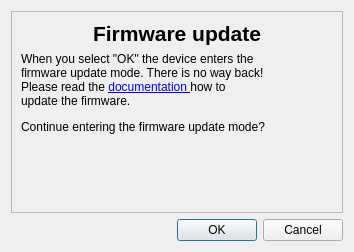
<?xml version="1.0" encoding="UTF-8"?>
<ui version="4.0">
 <class>UpdateDialog</class>
 <widget class="QDialog" name="UpdateDialog">
  <property name="geometry">
   <rect>
    <x>0</x>
    <y>0</y>
    <width>354</width>
    <height>252</height>
   </rect>
  </property>
  <property name="windowTitle">
   <string>Firmware update</string>
  </property>
  <property name="windowIcon">
   <iconset resource="resources.qrc">
    <normaloff>:/icons/icon_NK.svg</normaloff>:/icons/icon_NK.svg</iconset>
  </property>
  <layout class="QVBoxLayout" name="verticalLayout_2">
   <item>
    <widget class="QFrame" name="frame">
     <property name="sizePolicy">
      <sizepolicy hsizetype="MinimumExpanding" vsizetype="MinimumExpanding">
       <horstretch>0</horstretch>
       <verstretch>0</verstretch>
      </sizepolicy>
     </property>
     <property name="autoFillBackground">
      <bool>false</bool>
     </property>
     <property name="frameShape">
      <enum>QFrame::StyledPanel</enum>
     </property>
     <property name="frameShadow">
      <enum>QFrame::Sunken</enum>
     </property>
     <layout class="QVBoxLayout" name="verticalLayout">
      <item>
       <widget class="QLabel" name="label_2">
        <property name="font">
         <font>
          <pointsize>16</pointsize>
          <weight>75</weight>
          <bold>true</bold>
         </font>
        </property>
        <property name="text">
         <string>Firmware update</string>
        </property>
        <property name="alignment">
         <set>Qt::AlignCenter</set>
        </property>
       </widget>
      </item>
      <item>
       <widget class="QLabel" name="label">
        <property name="sizePolicy">
         <sizepolicy hsizetype="Expanding" vsizetype="Expanding">
          <horstretch>0</horstretch>
          <verstretch>0</verstretch>
         </sizepolicy>
        </property>
        <property name="text">
         <string>&lt;html&gt;&lt;head/&gt;&lt;body&gt;&lt;p&gt;When you select &amp;quot;OK&amp;quot; the device enters the &lt;br/&gt;firmware update mode. There is no way back!&lt;br/&gt;Please read the &lt;a href=&quot;https://www.nitrokey.com/en/doc/firmware-update-storage&quot;&gt;&lt;span style=&quot; text-decoration: underline; color:#0000ff;&quot;&gt;documentation &lt;/span&gt;&lt;/a&gt;how to &lt;br/&gt;update the firmware.&lt;/p&gt;&lt;p&gt;Continue entering the firmware update mode?&lt;/p&gt;&lt;p&gt;&lt;br/&gt;&lt;/p&gt;&lt;/body&gt;&lt;/html&gt;</string>
        </property>
        <property name="wordWrap">
         <bool>true</bool>
        </property>
        <property name="openExternalLinks">
         <bool>true</bool>
        </property>
       </widget>
      </item>
      <item>
       <spacer name="verticalSpacer">
        <property name="orientation">
         <enum>Qt::Vertical</enum>
        </property>
        <property name="sizeHint" stdset="0">
         <size>
          <width>20</width>
          <height>0</height>
         </size>
        </property>
       </spacer>
      </item>
     </layout>
    </widget>
   </item>
   <item>
    <layout class="QHBoxLayout" name="horizontalLayout">
     <item>
      <spacer name="horizontalSpacer">
       <property name="orientation">
        <enum>Qt::Horizontal</enum>
       </property>
       <property name="sizeHint" stdset="0">
        <size>
         <width>40</width>
         <height>20</height>
        </size>
       </property>
      </spacer>
     </item>
     <item>
      <widget class="QDialogButtonBox" name="buttonBox">
       <property name="orientation">
        <enum>Qt::Horizontal</enum>
       </property>
       <property name="standardButtons">
        <set>QDialogButtonBox::Cancel|QDialogButtonBox::Ok</set>
       </property>
      </widget>
     </item>
    </layout>
   </item>
  </layout>
 </widget>
 <resources>
  <include location="resources.qrc"/>
 </resources>
 <connections>
  <connection>
   <sender>buttonBox</sender>
   <signal>accepted()</signal>
   <receiver>UpdateDialog</receiver>
   <slot>accept()</slot>
   <hints>
    <hint type="sourcelabel">
     <x>248</x>
     <y>254</y>
    </hint>
    <hint type="destinationlabel">
     <x>157</x>
     <y>274</y>
    </hint>
   </hints>
  </connection>
  <connection>
   <sender>buttonBox</sender>
   <signal>rejected()</signal>
   <receiver>UpdateDialog</receiver>
   <slot>reject()</slot>
   <hints>
    <hint type="sourcelabel">
     <x>316</x>
     <y>260</y>
    </hint>
    <hint type="destinationlabel">
     <x>286</x>
     <y>274</y>
    </hint>
   </hints>
  </connection>
 </connections>
</ui>
